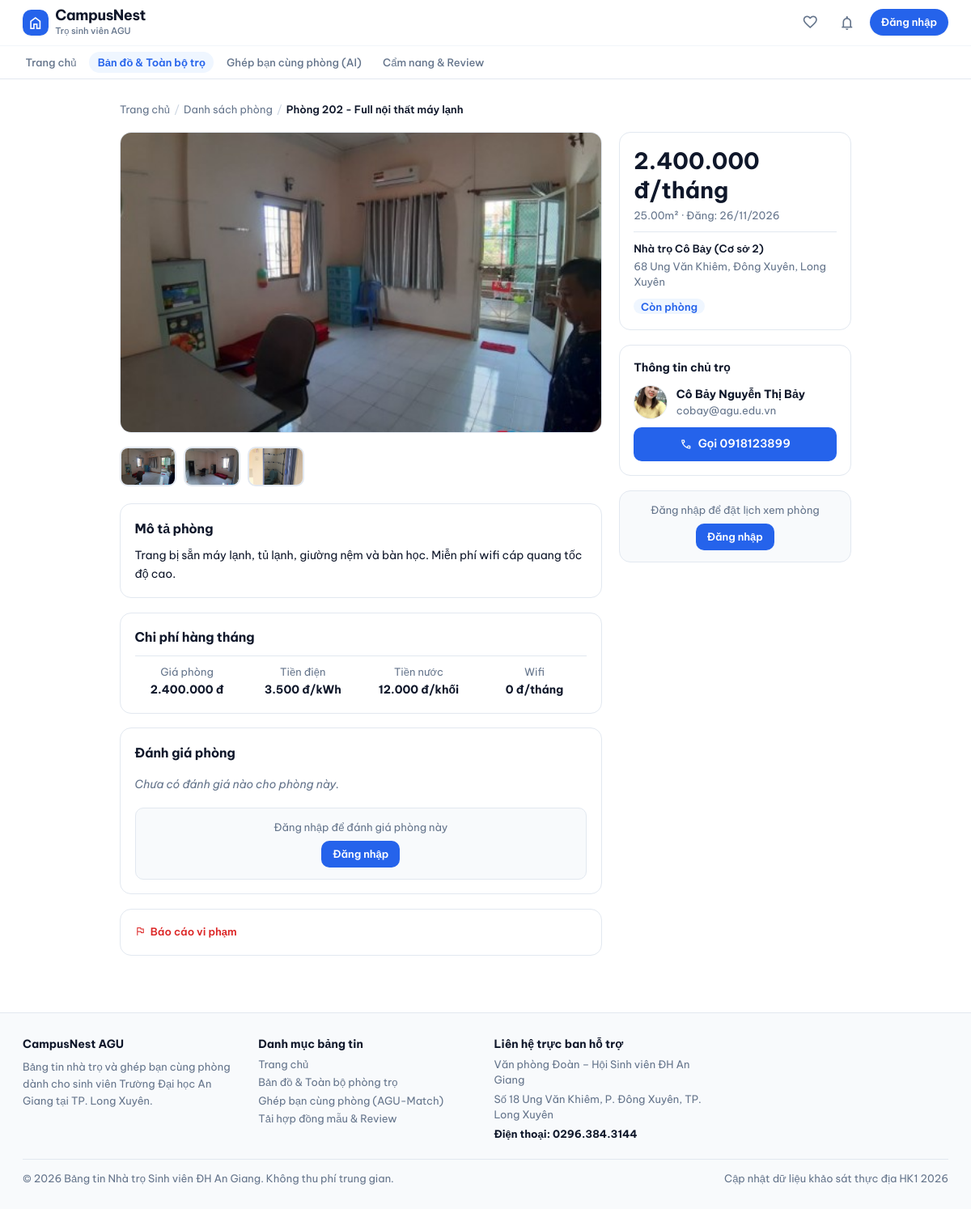
/chitiet.php?id=2, run on the app's committed database.
### tables this page shows
CREATE TABLE PhongTro (
    MaPhong INT AUTO_INCREMENT PRIMARY KEY,
    MaNhaTro INT NOT NULL,
    TenPhong VARCHAR(100) NOT NULL,
    GiaThue DECIMAL(12,2) NOT NULL,
    DienTich DECIMAL(6,2),
    TienDien DECIMAL(10,2),
    TienNuoc DECIMAL(10,2),
    TienWifi DECIMAL(10,2) DEFAULT 0,
    ChiPhiKhac TEXT,
    MoTa TEXT,
    
     
    TrangThai ENUM('ConPhong', 'DaThue', 'DangBaoTri') DEFAULT 'ConPhong',
    
     
    TrangThaiDuyet ENUM('ChoDuyet', 'DaDuyet', 'TuChoi') DEFAULT 'ChoDuyet',
    
    NgayDang DATETIME DEFAULT CURRENT_TIMESTAMP,
    NgayCapNhat DATETIME DEFAULT CURRENT_TIMESTAMP ON UPDATE CURRENT_TIMESTAMP,

    FOREIGN KEY (MaNhaTro)
        REFERENCES NhaTro(MaNhaTro)
        ON DELETE CASCADE
);

CREATE TABLE HinhAnhPhongTro (
    MaHinh INT AUTO_INCREMENT PRIMARY KEY,
    MaPhong INT NOT NULL,
    DuongDan VARCHAR(255) NOT NULL,
    LaAnhChinh BOOLEAN DEFAULT FALSE,
    NgayTaiLen DATETIME DEFAULT CURRENT_TIMESTAMP,

    FOREIGN KEY (MaPhong)
        REFERENCES PhongTro(MaPhong)
        ON DELETE CASCADE
);

CREATE TABLE NhaTro (
    MaNhaTro INT AUTO_INCREMENT PRIMARY KEY,
    MaChuTro INT NOT NULL,
    TenNhaTro VARCHAR(150) NOT NULL,
    DiaChi VARCHAR(255) NOT NULL,
    MoTa TEXT,
    ViDo DECIMAL(10,7),           
    KinhDo DECIMAL(10,7),         
    NgayTao DATETIME DEFAULT CURRENT_TIMESTAMP,

    FOREIGN KEY (MaChuTro) 
        REFERENCES NguoiDung(MaNguoiDung) 
        ON DELETE CASCADE
);

CREATE TABLE NguoiDung (
    MaNguoiDung INT AUTO_INCREMENT PRIMARY KEY,
    HoTen VARCHAR(100) NOT NULL,
    SoDienThoai VARCHAR(15),
    Email VARCHAR(100) UNIQUE NOT NULL,
    MatKhau VARCHAR(255) NOT NULL,
    AnhDaiDien VARCHAR(255) DEFAULT 'assets/images/default-avatar.png',
    VaiTro ENUM('SinhVien', 'ChuTro', 'QuanTriVien') DEFAULT 'SinhVien',
    
     
    SoCCCD VARCHAR(20),
    AnhXacThucCCCD VARCHAR(255),
    DaXacThucChinhChu BOOLEAN DEFAULT FALSE,
    
    TrangThai ENUM('HoatDong', 'BiKhoa') DEFAULT 'HoatDong',
    NgayTao DATETIME DEFAULT CURRENT_TIMESTAMP
);

### cauhinh/auth.php (called while the page is built, shortened)
<?php
function daDangNhap(): bool
{
    return isset($_SESSION['nguoidung']['mannd'])
        && !empty($_SESSION['nguoidung']['mannd']);
}

### chitiet.php (the view, shortened to what this page needs)
<?php
require_once __DIR__ . '/cauhinh/database.php';
require_once __DIR__ . '/cauhinh/auth.php';
$id = (int)($_GET['id'] ?? 0);
if ($id > 0) {
    $stmt = $conn->prepare("
        SELECT p.*, n.TenNhaTro, n.DiaChi, n.MoTa AS MoTaNhaTro,
               u.HoTen AS TenChuTro, u.SoDienThoai, u.Email AS EmailChuTro, u.AnhDaiDien AS AnhChuTro,
               u.MaNguoiDung AS MaChuTro
        FROM PhongTro p
        JOIN NhaTro n ON p.MaNhaTro = n.MaNhaTro
        JOIN NguoiDung u ON n.MaChuTro = u.MaNguoiDung
        WHERE p.MaPhong = ? LIMIT 1
    ");
    $stmt->bind_param('i', $id);
    $stmt->execute();
    $phong = $stmt->get_result()->fetch_assoc();
    $stmtAnh = $conn->prepare("SELECT DuongDan, LaAnhChinh FROM HinhAnhPhongTro WHERE MaPhong = ? ORDER BY LaAnhChinh DESC");
    $stmtAnh->bind_param('i', $id);
    $stmtAnh->execute();
    $dsAnh = $stmtAnh->get_result()->fetch_all(MYSQLI_ASSOC);
} else {
    $phong = null;
    $dsAnh = [];
}
include_once __DIR__ . '/dungchung/header.php';
?>
<div class="max-w-[960px] mx-auto px-4 sm:px-6 lg:px-8 py-8">
  <nav class="flex items-center gap-1.5 text-xs text-text-sub mb-5">
    <a href="/DoAn_TimNhaTroSV_QLDAPM/index.php" class="hover:text-text-main">Trang chủ</a>
    <span class="text-slate-300">/</span>
    <a href="/DoAn_TimNhaTroSV_QLDAPM/danhsach.php" class="hover:text-text-main">Danh sách phòng</a>
    <span class="text-slate-300">/</span>
    <span class="text-text-main font-semibold"><?= $phong ? htmlspecialchars($phong['TenPhong']) : 'Phòng không tồn tại' ?></span>
  </nav>
  <?php if (!$phong): ?>
  <div class="py-20 text-center space-y-4 bg-bg-main rounded-card border border-border-warm border-dashed">
    <p class="text-base font-bold text-text-main">Không tìm thấy phòng này</p>
    <p class="text-xs text-text-sub">Phòng có thể đã bị xóa hoặc mã phòng không chính xác.</p>
    <a href="/DoAn_TimNhaTroSV_QLDAPM/danhsach.php"
       class="inline-flex items-center gap-2 px-5 py-2.5 rounded-btn border border-border-warm bg-bg-main text-text-main font-semibold text-sm">
      Xem danh sách phòng
    </a>
  </div>
  <?php else:
    $gia    = number_format($phong['GiaThue'], 0, ',', '.');
    $dien   = $phong['DienTich'] ? $phong['DienTich'] . 'm²' : '--';
    $tdien  = $phong['TienDien'] ? number_format($phong['TienDien'], 0, ',', '.') . ' đ/kWh' : '--';
    $tnuoc  = $phong['TienNuoc'] ? number_format($phong['TienNuoc'], 0, ',', '.') . ' đ/khối' : '--';
    $twifi  = $phong['TienWifi']  ? number_format($phong['TienWifi'], 0, ',', '.') . ' đ/tháng' : 'Không có';
    $ngay   = $phong['NgayDang'] ? date('d/m/Y', strtotime($phong['NgayDang'])) : '--';
    $anhChinh = $dsAnh[0]['DuongDan'] ?? '';
  ?>
  <div class="grid grid-cols-1 lg:grid-cols-3 gap-6">
    <div class="lg:col-span-2 space-y-5">
      <div class="rounded-card overflow-hidden border border-border-warm bg-bg-sub aspect-[16/10] relative">
        <?php if ($anhChinh): ?>
        <img id="main-room-img" src="<?= htmlspecialchars($anhChinh) ?>" alt="<?= htmlspecialchars($phong['TenPhong']) ?>"
             onerror="this.src='/DoAn_TimNhaTroSV_QLDAPM/giaodien/hinhanh/default-avatar.png'"
             class="w-full h-full object-cover transition-opacity duration-200">
        <?php endif; ?>
      </div>
      <?php if (count($dsAnh) > 1): ?>
      <div class="flex items-center gap-2.5 overflow-x-auto pb-1">
        <?php foreach ($dsAnh as $idx => $img): ?>
        <button type="button" onclick="document.getElementById('main-room-img').src='<?= htmlspecialchars($img['DuongDan']) ?>'"
                class="w-20 h-14 rounded-btn overflow-hidden border-2 border-border-warm hover:border-accent focus:border-accent shrink-0 transition-all shadow-2xs">
          <img src="<?= htmlspecialchars($img['DuongDan']) ?>" class="w-full h-full object-cover">
        </button>
        <?php endforeach; ?>
      </div>
      <?php endif; ?>
      <div class="bg-bg-main rounded-card border border-border-warm p-5 space-y-3">
        <h2 class="text-base font-bold text-text-main">
          Mô tả phòng
        </h2>
        <?php if ($phong['MoTa']): ?>
        <p class="text-sm text-text-main leading-relaxed"><?= nl2br(htmlspecialchars($phong['MoTa'])) ?></p>
        <?php else: ?>
        <p class="text-sm text-text-sub italic">Chủ trọ chưa thêm mô tả cho phòng này.</p>
        <?php endif; ?>
      </div>
      <div class="bg-bg-main rounded-card border border-border-warm p-5">
        <h2 class="text-base font-bold text-text-main pb-3 mb-3 border-b border-border-warm">
          Chi phí hàng tháng
        </h2>
        <div class="grid grid-cols-2 sm:grid-cols-4 gap-4 tnum text-center">
          <div class="space-y-0.5">
            <p class="text-xs text-text-sub">Giá phòng</p>
            <p class="text-sm font-bold text-text-main"><?= $gia ?> đ</p>
          </div>
          <div class="space-y-0.5">
            <p class="text-xs text-text-sub">Tiền điện</p>
            <p class="text-sm font-bold text-text-main"><?= $tdien ?></p>
          </div>
          <div class="space-y-0.5">
            <p class="text-xs text-text-sub">Tiền nước</p>
            <p class="text-sm font-bold text-text-main"><?= $tnuoc ?></p>
          </div>
          <div class="space-y-0.5">
            <p class="text-xs text-text-sub">Wifi</p>
            <p class="text-sm font-bold text-text-main"><?= $twifi ?></p>
          </div>
        </div>
      </div>
      <?php
        $stmtDG = $conn->prepare("SELECT dg.*, u.HoTen, u.AnhDaiDien FROM DanhGia dg JOIN NguoiDung u ON dg.MaSinhVien = u.MaNguoiDung WHERE dg.MaPhong = ? ORDER BY dg.NgayDanhGia ASC");
        $stmtDG->bind_param('i', $id);
        $stmtDG->execute();
        $dsDG = $stmtDG->get_result()->fetch_all(MYSQLI_ASSOC);
      ?>
      <div class="bg-bg-main rounded-card border border-border-warm p-5 space-y-5">
        <div class="flex items-center justify-between">
          <h2 class="text-base font-bold text-text-main">
            Đánh giá phòng
          </h2>
        </div>
        <?php if (count($dsDG) === 0): ?>
        <p class="text-sm text-text-sub italic">Chưa có đánh giá nào cho phòng này.</p>
        <?php endif; ?>
        <?php if (!daDangNhap()): ?>
        <div class="mt-2 p-4 bg-bg-sub rounded-btn border border-border-warm text-center space-y-2">
          <p class="text-xs text-text-sub">Đăng nhập để đánh giá phòng này</p>
          <a href="/DoAn_TimNhaTroSV_QLDAPM/taikhoan/dangnhap.php"
             class="inline-flex items-center px-4 py-2 rounded-btn bg-accent text-white font-semibold text-xs">
            Đăng nhập
          </a>
        </div>
        <?php else: ?>
        <div class="mt-2 p-3 bg-bg-sub rounded-btn border border-border-warm text-center">
          <p class="text-xs text-text-sub">Chỉ sinh viên đã xem phòng mới được đánh giá</p>
        </div>
        <?php endif; ?>
      </div>
      <div class="bg-bg-main rounded-card border border-border-warm p-5">
        <button type="button" onclick="document.getElementById('baocao-form').classList.toggle('hidden')"
          class="flex items-center gap-1.5 text-xs text-status-red-text hover:underline font-semibold transition-colors">
          <span class="material-symbols-outlined text-sm">flag</span>Báo cáo vi phạm
        </button>
      </div>
    </div>
    <div class="space-y-5">
      <div class="bg-bg-main rounded-card border border-border-warm p-5">
        <div class="flex items-baseline justify-between mb-1">
          <span class="text-2xl font-bold text-text-main tnum"><?= $gia ?> đ/tháng</span>
        </div>
        <p class="text-xs text-text-sub"><?= $dien ?> · Đăng: <?= $ngay ?></p>
        <div class="mt-3 pt-3 border-t border-border-warm space-y-1 text-xs text-text-sub">
          <p class="font-semibold text-text-main"><?= htmlspecialchars($phong['TenNhaTro']) ?></p>
          <p><?= htmlspecialchars($phong['DiaChi']) ?></p>
        </div>
        <?php
          $trangThai = $phong['TrangThai'];
          $badge = $trangThai === 'ConPhong'
            ? '<span class="px-2.5 py-0.5 rounded-full bg-status-green-bg text-accent text-xs font-semibold">Còn phòng</span>'
            : ($trangThai === 'DaThue'
              ? '<span class="px-2.5 py-0.5 rounded-full bg-status-red-bg text-status-red-text text-xs font-semibold">Đã có người thuê</span>'
              : '<span class="px-2.5 py-0.5 rounded-full bg-status-amber-bg text-status-amber-text text-xs font-semibold">Đang bảo trì</span>');
        ?>
        <div class="mt-3"><?= $badge ?></div>
      </div>
      <div class="bg-bg-main rounded-card border border-border-warm p-5 space-y-3">
        <h3 class="text-sm font-bold text-text-main">Thông tin chủ trọ</h3>
        <div class="flex items-center gap-3">
          <div class="w-12 h-12 rounded-full overflow-hidden bg-bg-sub border border-border-warm shrink-0">
            <?php if ($phong['AnhChuTro']): ?>
            <img src="<?= htmlspecialchars($phong['AnhChuTro']) ?>" alt="Chủ trọ" class="w-full h-full object-cover">
            <?php else: ?>
            <div class="w-full h-full flex items-center justify-center">
              <span class="material-symbols-outlined text-text-sub text-2xl">person</span>
            </div>
            <?php endif; ?>
          </div>
          <div>
            <p class="text-sm font-bold text-text-main"><?= htmlspecialchars($phong['TenChuTro']) ?></p>
            <p class="text-xs text-text-sub"><?= htmlspecialchars($phong['EmailChuTro']) ?></p>
          </div>
        </div>
        <?php if ($phong['SoDienThoai']): ?>
        <a href="tel:<?= htmlspecialchars($phong['SoDienThoai']) ?>"
           class="w-full py-2.5 rounded-btn bg-accent text-white font-semibold text-sm flex items-center justify-center gap-2 transition-all duration-200">
          <span class="material-symbols-outlined text-base">call</span>
          Gọi <?= htmlspecialchars($phong['SoDienThoai']) ?>
        </a>
        <?php endif; ?>
      </div>
      <?php if (daDangNhap() && coVaiTro('SinhVien') && $trangThai === 'ConPhong'): ?>
      <div class="bg-bg-main rounded-card border border-border-warm p-5 space-y-3">
        <h3 class="text-sm font-bold text-text-main">
          Đặt lịch xem phòng
        </h3>
        <form method="POST" action="/DoAn_TimNhaTroSV_QLDAPM/sinhvien/datlich.php" class="space-y-2">
          <input type="hidden" name="ma_phong" value="<?= $id ?>">
          <input type="date" name="ngay" min="<?= date('Y-m-d') ?>"
            class="w-full px-3 py-2 rounded-btn border border-border-warm bg-bg-sub text-sm text-text-main outline-none focus:border-accent" required>
          <input type="time" name="gio"
            class="w-full px-3 py-2 rounded-btn border border-border-warm bg-bg-sub text-sm text-text-main outline-none focus:border-accent" required>
          <textarea name="ghi_chu" rows="2" placeholder="Ghi chú thêm (không bắt buộc)..."
            class="w-full px-3 py-2 rounded-btn border border-border-warm bg-bg-sub text-sm text-text-main outline-none focus:border-accent resize-none"></textarea>
          <button type="submit"
            class="w-full py-2.5 rounded-btn border border-accent text-accent font-semibold text-sm hover:bg-accent hover:text-white transition-all duration-200">
            Gửi yêu cầu hẹn xem
          </button>
        </form>
      </div>
      <?php elseif (!daDangNhap()): ?>
      <div class="bg-bg-sub rounded-card border border-border-warm p-4 text-center space-y-2">
        <p class="text-xs text-text-sub">Đăng nhập để đặt lịch xem phòng</p>
        <a href="/DoAn_TimNhaTroSV_QLDAPM/taikhoan/dangnhap.php"
           class="inline-flex items-center px-4 py-2 rounded-btn bg-accent text-white font-semibold text-xs">
          Đăng nhập
        </a>
      </div>
      <?php endif; ?>
    </div>
  </div>
  <?php endif; ?>
</div>
<?php include_once __DIR__ . '/dungchung/footer.php'; ?>

### dungchung/header.php (style rules this page uses)
html, body { margin: 0; padding: 0; background-color: #FFFFFF; color: #0F172A; font-family: 'Be Vietnam Pro', sans-serif; font-size: 14px; line-height: 1.6; scroll-behavior: smooth; }
h2 { font-family: 'Be Vietnam Pro', sans-serif; font-weight: 600; letter-spacing: -0.01em; }
.tnum { font-variant-numeric: tabular-nums; }
.material-symbols-outlined { font-size: 18px; vertical-align: middle; }

### data on the page
phongtro: TenPhong "Phòng 202 - Full nội thất máy lạnh", MoTa "Trang bị sẵn máy lạnh, tủ lạnh, giường nệm và bàn học. Miễn phí wifi cáp quang tốc độ cao.", GiaThue "2.400.000", TienDien "3.500 đ/kWh", TienNuoc "12.000 đ/khối", TienWifi "0 đ/tháng", DienTich "25.00m²", NgayDang "26/11/2026", MaNhaTro.TenNhaTro "Nhà trọ Cô Bảy (Cơ sở 2)", MaNhaTro.DiaChi "68 Ung Văn Khiêm, Đông Xuyên, Long Xuyên", nguoidung.AnhDaiDien (picture), nguoidung.HoTen "Cô Bảy Nguyễn Thị Bảy", nguoidung.Email "cobay@agu.edu.vn", nguoidung.SoDienThoai "0918123899"
hinhanhphongtro: DuongDan (picture)
hinhanhphongtro: DuongDan (picture)
hinhanhphongtro: DuongDan (picture)
